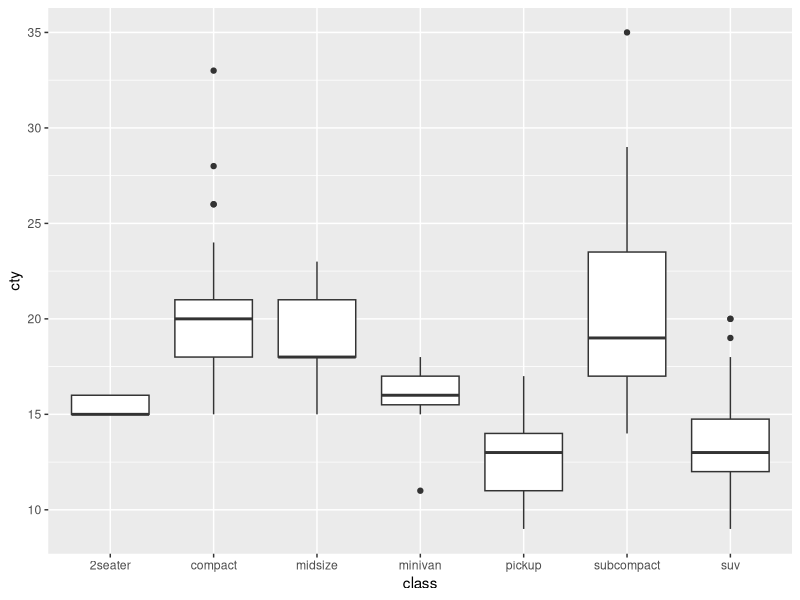
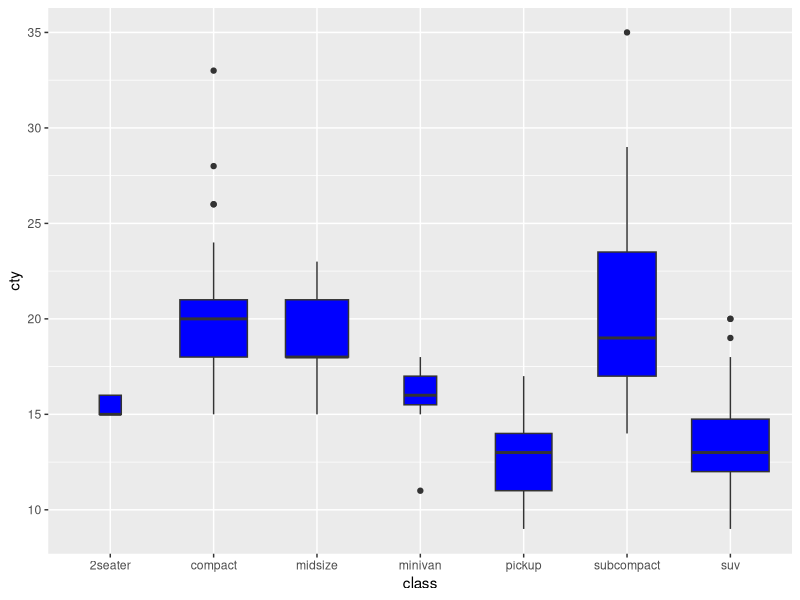
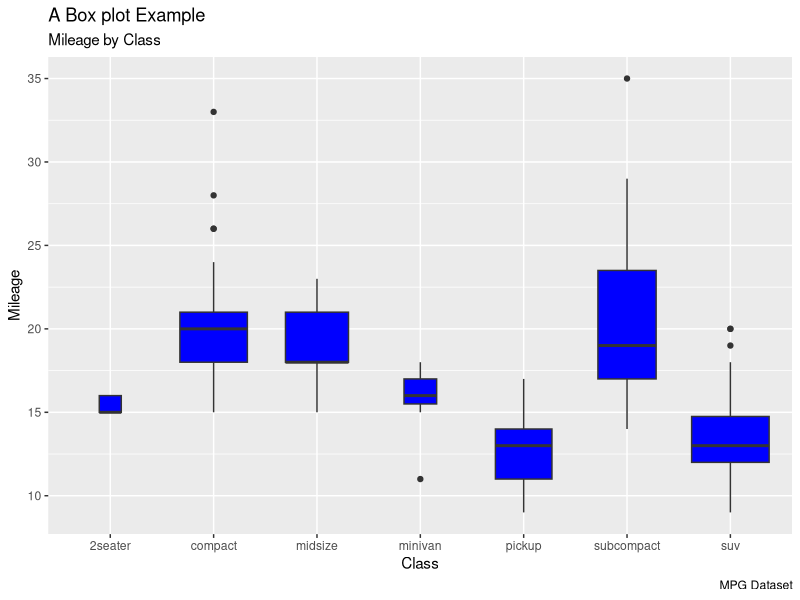

Write the R code that produced these figures, in order.
# Load Modules
library(ggplot2)

# Dataset
head(mpg)

# Plot
p <- ggplot(mpg, aes(class, cty)) + 
  geom_boxplot()

p

p <- ggplot(mpg, aes(class, cty)) + 
  geom_boxplot(varwidth=T, fill="blue") 

p

p + labs(title="A Box plot Example", 
       subtitle="Mileage by Class",
       caption="MPG Dataset",
       x="Class",
       y="Mileage")
